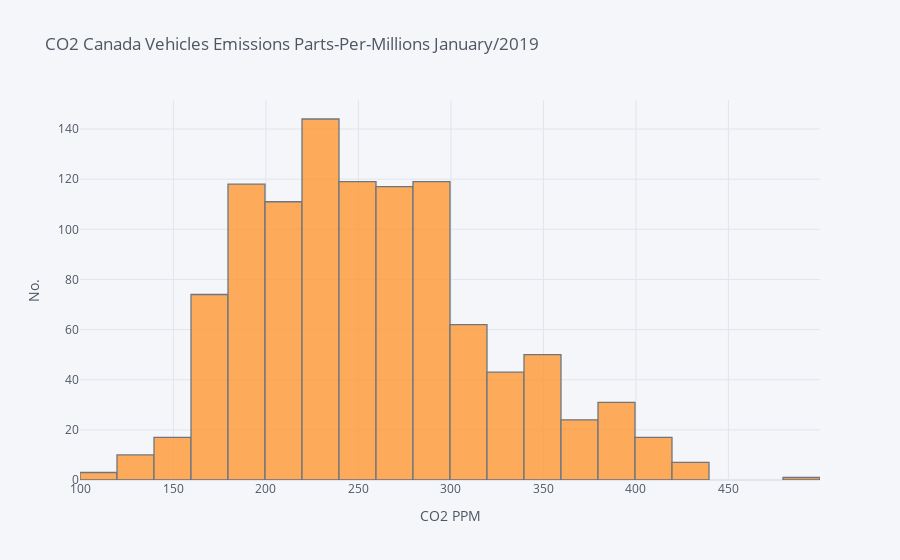

Source (notebook cell):
### Code cell
co2_df['CO2EMISSIONS'].iplot(kind='hist', bins=30, xTitle='CO2 PPM', yTitle='No.', title='CO2 Canada Vehicles Emissions Parts-Per-Millions January/2019')

### Figure 1 — Plotly figure (JSON) as saved in the notebook; plotly's stock layout.template omitted (floating-point values rounded to 4 significant figures; data arrays with more than 128 entries replaced by an {"elided": "..."} marker saying what was removed)
{"data": [{"histfunc": "count", "histnorm": "", "marker": {"color": "rgba(255, 153, 51, 1.0)", "line": {"color": "#4D5663", "width": 1.3}}, "name": "CO2EMISSIONS", "nbinsx": 30, "opacity": 0.8, "orientation": "v", "type": "histogram", "x": {"elided": "1067 int values"}}], "layout": {"barmode": "overlay", "legend": {"bgcolor": "#F5F6F9", "font": {"color": "#4D5663"}}, "paper_bgcolor": "#F5F6F9", "plot_bgcolor": "#F5F6F9", "title": {"font": {"color": "#4D5663"}, "text": "CO2 Canada Vehicles Emissions Parts-Per-Millions January/2019"}, "xaxis": {"gridcolor": "#E1E5ED", "showgrid": true, "tickfont": {"color": "#4D5663"}, "title": {"font": {"color": "#4D5663"}, "text": "CO2 PPM"}, "zerolinecolor": "#E1E5ED"}, "yaxis": {"gridcolor": "#E1E5ED", "showgrid": true, "tickfont": {"color": "#4D5663"}, "title": {"font": {"color": "#4D5663"}, "text": "No."}, "zerolinecolor": "#E1E5ED"}}}
